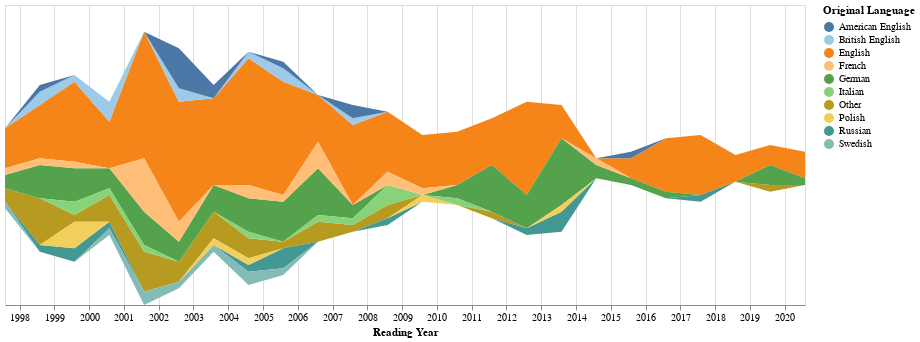

Notebook cell for this chart:
### Code cell
for x in dataframe['Original Language'].unique():
    if len(dataframe.loc[dataframe['Original Language'].isin([x])]) <= 7:
        dataframe.loc[dataframe['Original Language'].isin([x]), 'Original Language'] = 'Other'
dataframe['Original Language'] = dataframe['Original Language'].str.strip()
dataframe = dataframe.loc[~dataframe['Original Language'].isin([numpy.nan, None])]        

altair.Chart(dataframe, title='').mark_area().encode(
    x='Reading Year:T', y=altair.Y('sum(Books)', stack="center", axis=None), 
    color=altair.Color('Original Language', scale=altair.Scale(scheme='tableau20'))).properties(width=800, height=300)

### Figure 1 — Vega-Lite specification as saved in the notebook (floating-point values rounded to 4 significant figures; data arrays with more than 128 entries replaced by an {"elided": "..."} marker saying what was removed)
{"usermeta": {"embedOptions": {"theme": "fivethirtyeight"}}, "config": {"view": {"continuousWidth": 400, "continuousHeight": 300}}, "data": {"name": "data-aa677ae75506bd7c9ea4770bf6c71c45"}, "mark": "area", "encoding": {"color": {"type": "nominal", "field": "Original Language", "scale": {"scheme": "tableau20"}}, "x": {"type": "temporal", "field": "Reading Year"}, "y": {"type": "quantitative", "aggregate": "sum", "axis": null, "field": "Books", "stack": "center"}}, "height": 300, "title": "", "width": 800, "$schema": "https://vega.github.io/schema/vega-lite/v4.8.1.json", "datasets": {"data-aa677ae75506bd7c9ea4770bf6c71c45": {"elided": "430 records"}}}
